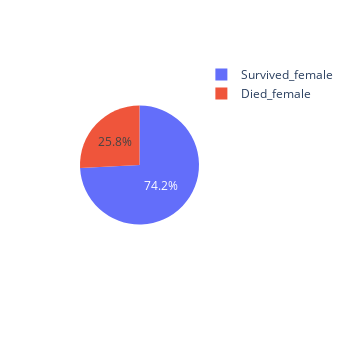

Source (notebook cell):
### Code cell
fig = px.pie(values = [survived_female, died_female], names = ["Survived_female", "Died_female"])
fig.update_layout(autosize=False, width=350, height=350)
fig.show()

### Figure 1 — Plotly figure (JSON) as saved in the notebook; plotly's stock layout.template omitted (floating-point values rounded to 4 significant figures)
{"data": [{"domain": {"x": [0, 1], "y": [0, 1]}, "hovertemplate": "label=%{label}<br>value=%{value}<extra></extra>", "labels": ["Survived_female", "Died_female"], "legendgroup": "", "name": "", "showlegend": true, "type": "pie", "values": [233, 81]}], "layout": {"autosize": false, "height": 350, "legend": {"tracegroupgap": 0}, "margin": {"t": 60}, "width": 350}}
